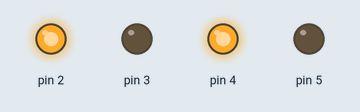
A sketch run on a simulated Arduino Uno, built with avr-gcc and run on an emulated ATmega328P. Shown: output pins drawn as LEDs (lit = HIGH).

Above: at 0.1 s.
At 13.3 s:
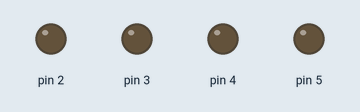
Timing chart, 0 to 14.8 s (numbered marks = the images above):
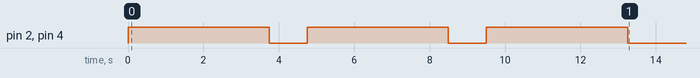

The sketch:

ohmygod.ino
```cpp
void turnRight() {
  digitalWrite(2, HIGH);
  digitalWrite(3, LOW);
  digitalWrite(4, HIGH);
  digitalWrite(5, LOW);
}

void setup() {
  // put your setup code here, to run once:
  pinMode(2, OUTPUT);
  pinMode(3, OUTPUT);
  pinMode(4, OUTPUT);
  pinMode(5, OUTPUT);

  turnRight();
  delay(3750);
  digitalWrite(2, LOW);
  digitalWrite(3, LOW);
  digitalWrite(4, LOW);
  digitalWrite(5, LOW);
  delay(1000);
  turnRight();
  delay(3750);
  digitalWrite(2, LOW);
  digitalWrite(3, LOW);
  digitalWrite(4, LOW);
  digitalWrite(5, LOW);
  delay(1000);
  turnRight();
  delay(3750);
  digitalWrite(2, LOW);
  digitalWrite(3, LOW);
  digitalWrite(4, LOW);
  digitalWrite(5, LOW);
  delay(1000);

}

void loop() {


}
```
